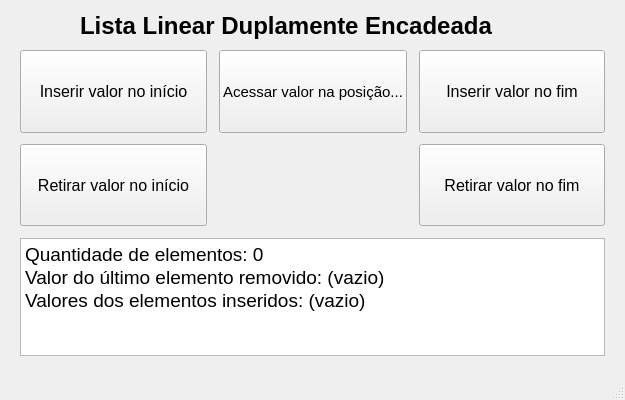
<?xml version="1.0" encoding="UTF-8"?>
<ui version="4.0">
 <class>MainWindow</class>
 <widget class="QMainWindow" name="MainWindow">
  <property name="windowModality">
   <enum>Qt::NonModal</enum>
  </property>
  <property name="enabled">
   <bool>true</bool>
  </property>
  <property name="geometry">
   <rect>
    <x>0</x>
    <y>0</y>
    <width>625</width>
    <height>400</height>
   </rect>
  </property>
  <property name="contextMenuPolicy">
   <enum>Qt::CustomContextMenu</enum>
  </property>
  <property name="windowTitle">
   <string>Programa LLDE</string>
  </property>
  <widget class="QWidget" name="centralwidget">
   <widget class="QWidget" name="layoutWidget">
    <property name="geometry">
     <rect>
      <x>0</x>
      <y>30</y>
      <width>625</width>
      <height>341</height>
     </rect>
    </property>
    <layout class="QVBoxLayout" name="verticalLayout">
     <property name="spacing">
      <number>12</number>
     </property>
     <property name="sizeConstraint">
      <enum>QLayout::SetDefaultConstraint</enum>
     </property>
     <property name="leftMargin">
      <number>20</number>
     </property>
     <property name="topMargin">
      <number>20</number>
     </property>
     <property name="rightMargin">
      <number>20</number>
     </property>
     <property name="bottomMargin">
      <number>15</number>
     </property>
     <item>
      <layout class="QGridLayout" name="gridLayout" rowstretch="0,0" columnstretch="0,0,0" rowminimumheight="0,0" columnminimumwidth="0,0,0">
       <property name="bottomMargin">
        <number>0</number>
       </property>
       <property name="horizontalSpacing">
        <number>12</number>
       </property>
       <property name="verticalSpacing">
        <number>11</number>
       </property>
       <item row="1" column="0">
        <widget class="QPushButton" name="pushButtonRetirarInicio">
         <property name="sizePolicy">
          <sizepolicy hsizetype="Minimum" vsizetype="Expanding">
           <horstretch>0</horstretch>
           <verstretch>0</verstretch>
          </sizepolicy>
         </property>
         <property name="font">
          <font>
           <pointsize>12</pointsize>
           <kerning>true</kerning>
          </font>
         </property>
         <property name="text">
          <string>Retirar valor no início</string>
         </property>
        </widget>
       </item>
       <item row="1" column="2">
        <widget class="QPushButton" name="pushButtonRetirarFim">
         <property name="sizePolicy">
          <sizepolicy hsizetype="Minimum" vsizetype="Expanding">
           <horstretch>0</horstretch>
           <verstretch>0</verstretch>
          </sizepolicy>
         </property>
         <property name="font">
          <font>
           <pointsize>12</pointsize>
          </font>
         </property>
         <property name="text">
          <string>Retirar valor no fim</string>
         </property>
        </widget>
       </item>
       <item row="0" column="2">
        <widget class="QPushButton" name="pushButtonInserirFim">
         <property name="sizePolicy">
          <sizepolicy hsizetype="Minimum" vsizetype="Expanding">
           <horstretch>0</horstretch>
           <verstretch>0</verstretch>
          </sizepolicy>
         </property>
         <property name="font">
          <font>
           <pointsize>12</pointsize>
          </font>
         </property>
         <property name="text">
          <string>Inserir valor no fim</string>
         </property>
        </widget>
       </item>
       <item row="0" column="0">
        <widget class="QPushButton" name="pushButtonInserirInicio">
         <property name="sizePolicy">
          <sizepolicy hsizetype="Minimum" vsizetype="Expanding">
           <horstretch>0</horstretch>
           <verstretch>0</verstretch>
          </sizepolicy>
         </property>
         <property name="font">
          <font>
           <pointsize>12</pointsize>
           <kerning>true</kerning>
          </font>
         </property>
         <property name="text">
          <string>Inserir valor no início</string>
         </property>
        </widget>
       </item>
       <item row="0" column="1">
        <widget class="QPushButton" name="pushButtonAcessarValor">
         <property name="sizePolicy">
          <sizepolicy hsizetype="Minimum" vsizetype="Expanding">
           <horstretch>0</horstretch>
           <verstretch>0</verstretch>
          </sizepolicy>
         </property>
         <property name="font">
          <font>
           <pointsize>11</pointsize>
          </font>
         </property>
         <property name="text">
          <string>Acessar valor na posição...</string>
         </property>
        </widget>
       </item>
      </layout>
     </item>
     <item>
      <widget class="QTextEdit" name="textEditResultado">
       <property name="sizePolicy">
        <sizepolicy hsizetype="MinimumExpanding" vsizetype="MinimumExpanding">
         <horstretch>0</horstretch>
         <verstretch>0</verstretch>
        </sizepolicy>
       </property>
       <property name="maximumSize">
        <size>
         <width>16777215</width>
         <height>118</height>
        </size>
       </property>
       <property name="font">
        <font>
         <pointsize>14</pointsize>
        </font>
       </property>
       <property name="focusPolicy">
        <enum>Qt::ClickFocus</enum>
       </property>
       <property name="contextMenuPolicy">
        <enum>Qt::DefaultContextMenu</enum>
       </property>
       <property name="html">
        <string>&lt;!DOCTYPE HTML PUBLIC &quot;-//W3C//DTD HTML 4.0//EN&quot; &quot;http://www.w3.org/TR/REC-html40/strict.dtd&quot;&gt;
&lt;html&gt;&lt;head&gt;&lt;meta name=&quot;qrichtext&quot; content=&quot;1&quot; /&gt;&lt;style type=&quot;text/css&quot;&gt;
p, li { white-space: pre-wrap; }
&lt;/style&gt;&lt;/head&gt;&lt;body style=&quot; font-family:'MS Shell Dlg 2'; font-size:14pt; font-weight:400; font-style:normal;&quot;&gt;
&lt;p style=&quot; margin-top:0px; margin-bottom:0px; margin-left:0px; margin-right:0px; -qt-block-indent:0; text-indent:0px;&quot;&gt;Quantidade de elementos: 0&lt;/p&gt;
&lt;p style=&quot; margin-top:0px; margin-bottom:0px; margin-left:0px; margin-right:0px; -qt-block-indent:0; text-indent:0px;&quot;&gt;Valor do último elemento removido: (vazio)&lt;/p&gt;
&lt;p style=&quot; margin-top:0px; margin-bottom:0px; margin-left:0px; margin-right:0px; -qt-block-indent:0; text-indent:0px;&quot;&gt;Valores dos elementos inseridos: (vazio)&lt;/p&gt;
&lt;p style=&quot;-qt-paragraph-type:empty; margin-top:0px; margin-bottom:0px; margin-left:0px; margin-right:0px; -qt-block-indent:0; text-indent:0px;&quot;&gt;&lt;br /&gt;&lt;/p&gt;&lt;/body&gt;&lt;/html&gt;</string>
       </property>
      </widget>
     </item>
    </layout>
   </widget>
   <widget class="QLabel" name="label">
    <property name="geometry">
     <rect>
      <x>80</x>
      <y>10</y>
      <width>561</width>
      <height>31</height>
     </rect>
    </property>
    <property name="font">
     <font>
      <pointsize>18</pointsize>
      <weight>75</weight>
      <bold>true</bold>
     </font>
    </property>
    <property name="text">
     <string>Lista Linear Duplamente Encadeada</string>
    </property>
   </widget>
  </widget>
  <widget class="QStatusBar" name="statusbar"/>
 </widget>
 <resources/>
 <connections/>
</ui>
